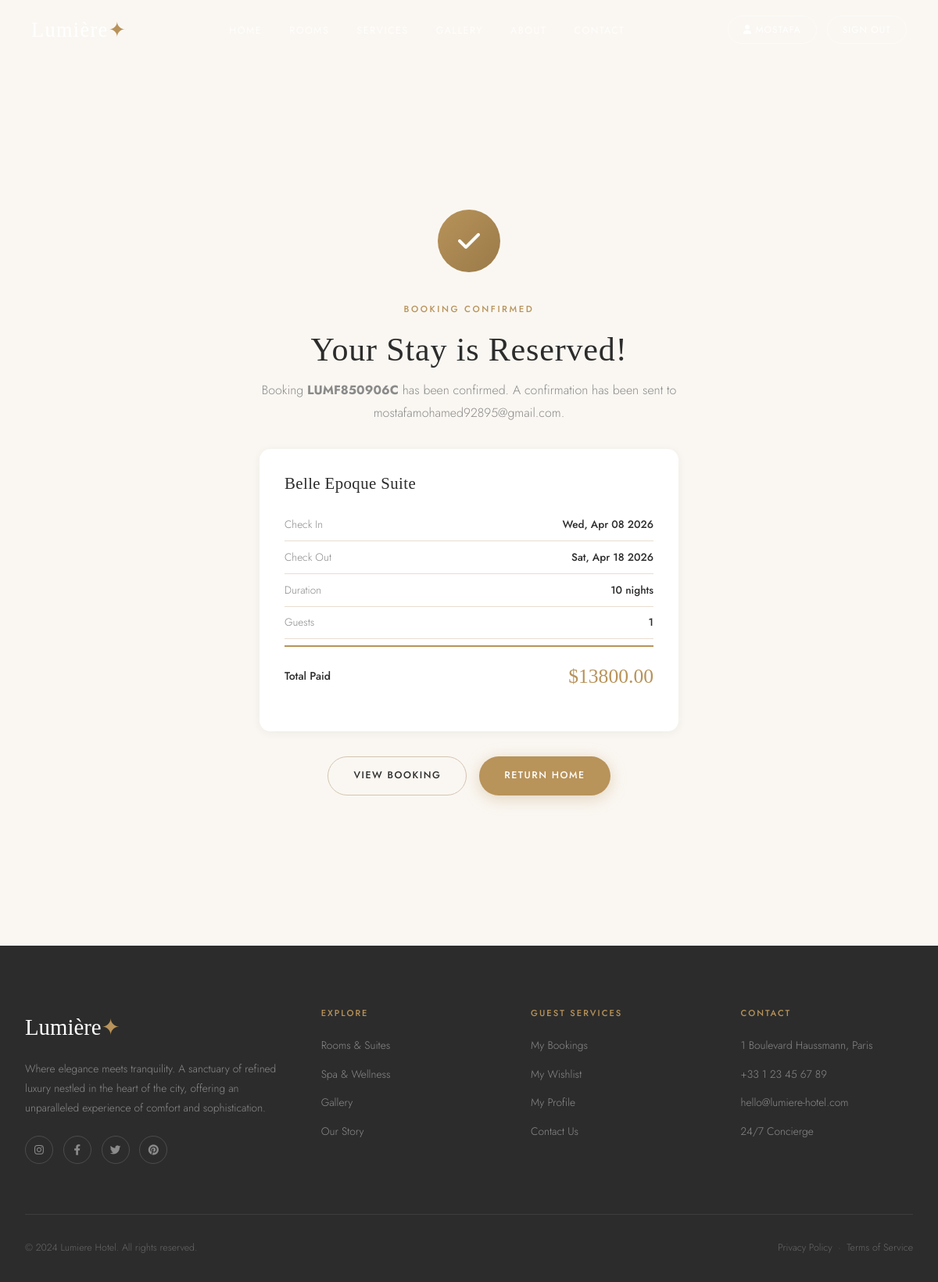
/payments/success/1/ (signed in), run on the app's committed database.
### bookings/models.py (models this page shows, shortened)
class Booking(models.Model):
    STATUS_CHOICES = [
        ('pending', 'Pending'),
        ('confirmed', 'Confirmed'),
        ('checked_in', 'Checked In'),
        ('checked_out', 'Checked Out'),
        ('cancelled', 'Cancelled'),
    ]
    booking_ref = models.CharField(max_length=20, unique=True, editable=False)
    user = models.ForeignKey(User, on_delete=models.CASCADE, related_name='bookings')
    room = models.ForeignKey(Room, on_delete=models.CASCADE, related_name='bookings')
    check_in = models.DateField()
    check_out = models.DateField()
    guests = models.PositiveIntegerField(default=1)
    status = models.CharField(max_length=20, choices=STATUS_CHOICES, default='pending')
    special_requests = models.TextField(blank=True)
    nights = models.PositiveIntegerField(editable=False, default=0)
    room_price = models.DecimalField(max_digits=10, decimal_places=2, editable=False, default=0)
    taxes = models.DecimalField(max_digits=10, decimal_places=2, editable=False, default=0)
    total_price = models.DecimalField(max_digits=10, decimal_places=2, editable=False, default=0)
    created_at = models.DateTimeField(auto_now_add=True)
    updated_at = models.DateTimeField(auto_now=True)
    class Meta:
        ordering = ['-created_at']

### users/models.py (models this page shows, shortened)
class User(AbstractUser):
    email = models.EmailField(unique=True)
    phone = models.CharField(max_length=20, blank=True)
    avatar = models.ImageField(upload_to='avatars/', blank=True, null=True)
    date_of_birth = models.DateField(null=True, blank=True)
    nationality = models.CharField(max_length=100, blank=True)
    bio = models.TextField(blank=True)
    is_verified = models.BooleanField(default=False)
    created_at = models.DateTimeField(auto_now_add=True)
    updated_at = models.DateTimeField(auto_now=True)
    USERNAME_FIELD = 'email'
    REQUIRED_FIELDS = ['username', 'first_name', 'last_name']

### rooms/models.py (models this page shows, shortened)
class Room(models.Model):
    STATUS_CHOICES = [
        ('available', 'Available'),
        ('occupied', 'Occupied'),
        ('maintenance', 'Under Maintenance'),
    ]
    category = models.ForeignKey(RoomCategory, on_delete=models.CASCADE, related_name='rooms')
    name = models.CharField(max_length=200)
    room_number = models.CharField(max_length=10, unique=True)
    description = models.TextField()
    short_description = models.CharField(max_length=300)
    price_per_night = models.DecimalField(max_digits=10, decimal_places=2)
    max_guests = models.PositiveIntegerField(default=2)
    size_sqm = models.PositiveIntegerField()
    floor = models.PositiveIntegerField(default=1)
    status = models.CharField(max_length=20, choices=STATUS_CHOICES, default='available')
    is_featured = models.BooleanField(default=False)
    has_sea_view = models.BooleanField(default=False)
    has_balcony = models.BooleanField(default=False)
    has_jacuzzi = models.BooleanField(default=False)
    has_fireplace = models.BooleanField(default=False)
    created_at = models.DateTimeField(auto_now_add=True)

### payments/views.py (the view)
# urls.py: path('success/<int:booking_pk>/', views.payment_success, name='payment_success'),
@login_required
def payment_success(request, booking_pk):
    booking = get_object_or_404(Booking, pk=booking_pk, user=request.user)
    return render(request, 'payments/success.html', {'booking': booking})

### templates/payments/success.html (shortened to what this page needs)
{% extends "base/base.html" %}
{% block content %}
<div style="padding-top:76px"></div>
<section class="section">
  <div class="success-container">
    <div class="success-icon"><i class="fa fa-check"></i></div>
    <span class="section-label">Booking Confirmed</span>
    <h2 style="margin-bottom:.8rem">Your Stay is Reserved!</h2>
    <p style="color:var(--gray);margin-bottom:2rem">Booking <strong>{{ booking.booking_ref }}</strong> has been confirmed. A confirmation has been sent to {{ booking.user.email }}.</p>
    <div class="card" style="text-align:left;margin-bottom:2rem">
      <div class="card-body">
        <h4 style="margin-bottom:1.2rem">{{ booking.room.name }}</h4>
        <div class="booking-detail-row"><span class="label">Check In</span><span class="value">{{ booking.check_in|date:"D, M d Y" }}</span></div>
        <div class="booking-detail-row"><span class="label">Check Out</span><span class="value">{{ booking.check_out|date:"D, M d Y" }}</span></div>
        <div class="booking-detail-row"><span class="label">Duration</span><span class="value">{{ booking.nights }} night{{ booking.nights|pluralize }}</span></div>
        <div class="booking-detail-row"><span class="label">Guests</span><span class="value">{{ booking.guests }}</span></div>
        <div class="booking-total-row"><span class="label">Total Paid</span><span class="value">${{ booking.total_price }}</span></div>
      </div>
    </div>
    <div style="display:flex;gap:1rem;justify-content:center;flex-wrap:wrap">
      <a href="{% url 'booking_detail' booking.pk %}" class="btn btn-outline">View Booking</a>
      <a href="{% url 'home' %}" class="btn btn-primary">Return Home</a>
    </div>
  </div>
</section>
{% endblock %}

### static/css/main.css (style rules this page uses)
:root { --cream: #FAF7F2; --white: #FFFFFF; --beige-light: #F5EFE6; --beige: #E8DDD0; --beige-dark: #D4C5B0; --gold-light: #C9A96E; --gold: #B8935A; --gold-dark: #9A7A48; --brown: #6B5744; --charcoal: #2C2C2C; --charcoal-light: #4A4A4A; --gray: #8A8A8A; --gray-light: #C4C4C4; --shadow-sm: 0 2px 12px rgba(44,44,44,0.06); --shadow-md: 0 6px 30px rgba(44,44,44,0.10); --shadow-lg: 0 16px 60px rgba(44,44,44,0.14); --radius-sm: 8px; --radius-md: 14px; --radius-lg: 24px; --transition: all 0.35s cubic-bezier(0.4,0,0.2,1); --font-serif: 'Cormorant Garamond', Georgia, serif; --font-sans: 'Jost', system-ui, sans-serif; }
*,*::before,*::after { box-sizing:border-box;margin:0;padding:0 }
html { scroll-behavior:smooth }
body { font-family:var(--font-sans);background:var(--cream);color:var(--charcoal);line-height:1.7;font-weight:300;overflow-x:hidden }
h1,h2,h3,h4,h5 { font-family:var(--font-serif);font-weight:400;line-height:1.2;color:var(--charcoal);letter-spacing:0.02em }
h2 { font-size:clamp(1.9rem,3.5vw,3rem) }
h4 { font-size:1.3rem }
p { color:var(--charcoal-light);line-height:1.8 }
a { text-decoration:none;color:inherit;transition:var(--transition) }
.section-label { display:inline-block;font-family:var(--font-sans);font-size:0.72rem;font-weight:500;letter-spacing:0.22em;text-transform:uppercase;color:var(--gold);margin-bottom:1rem }
.btn { display:inline-flex;align-items:center;gap:0.5rem;padding:0.85rem 2rem;border-radius:50px;font-family:var(--font-sans);font-size:0.78rem;font-weight:500;letter-spacing:0.12em;text-transform:uppercase;transition:var(--transition);cursor:pointer;border:none }
.btn-primary { background:var(--gold);color:var(--white);box-shadow:0 4px 20px rgba(184,147,90,0.35) }
.btn-outline { background:transparent;color:var(--charcoal);border:1px solid var(--beige-dark) }
.section { padding:6rem 2rem }
.booking-detail-row { display:flex;justify-content:space-between;align-items:center;padding:0.55rem 0;border-bottom:1px solid var(--beige);font-size:0.85rem }
.booking-detail-row .label { color:var(--gray) }
.booking-detail-row .value { font-weight:500;color:var(--charcoal) }
.booking-total-row { display:flex;justify-content:space-between;align-items:center;padding:1rem 0;border-top:2px solid var(--gold);margin-top:0.5rem }
.booking-total-row .label { font-weight:500;font-size:0.88rem }
.booking-total-row .value { font-family:var(--font-serif);font-size:1.6rem;color:var(--gold) }
.card { background:var(--white);border-radius:var(--radius-md);box-shadow:var(--shadow-sm);overflow:hidden }
.card-body { padding:2rem }
.success-container { text-align:center;max-width:600px;margin:6rem auto;padding:0 2rem }
.success-icon { width:80px;height:80px;background:linear-gradient(135deg,var(--gold),var(--gold-dark));border-radius:50%;display:flex;align-items:center;justify-content:center;margin:0 auto 2rem;font-size:2rem;color:var(--white) }

### data on the page
Booking: booking_ref "LUMF850906C", user.email "mostafamohamed92895@gmail.com", room.name "Belle Epoque Suite", check_in "Wed, Apr 08 2026", check_out "Sat, Apr 18 2026", nights "10", guests "1", total_price "13800.00"
